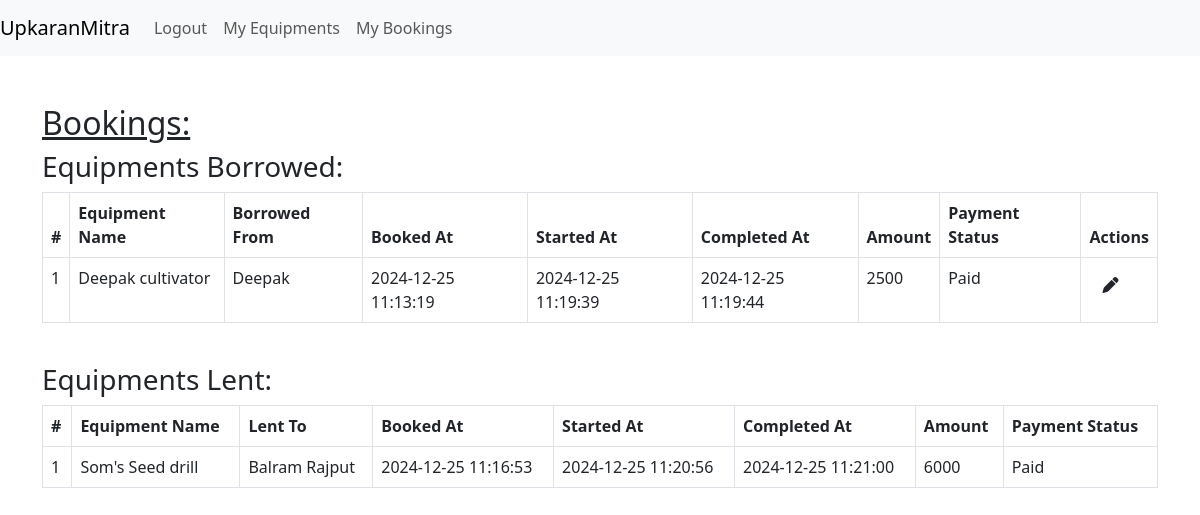
Page /myBookings (signed in) on the committed database.
### tables this page shows
CREATE TABLE `booking`(
    `id` INTEGER PRIMARY KEY AUTOINCREMENT,
    `user_id` INTEGER NOT NULL,
    `user_equipment_id` INTEGER NOT NULL,
    `booked_at` TEXT,
    `started_at` TEXT,
    `completed_at` TEXT,
    `amount` INTEGER,
    `is_payment_done` INTEGER NOT NULL CHECK (`is_payment_done` IN (0,1)),
    FOREIGN KEY (`user_id`) REFERENCES `user`(`id`)
    FOREIGN KEY (`user_equipment_id`) REFERENCES `user_equipments`(`id`)
);

CREATE TABLE `user_equipments`(
    `id` INTEGER PRIMARY KEY AUTOINCREMENT,
    `user_id` INTEGER NOT NULL,
    `name` TEXT,
    `equipment_category_id` INTEGER NOT NULL,
    `used_for` TEXT,
    `image` BLOB,
    `rate` INTEGER,
    `unit` TEXT,
    `specification` TEXT, `is_available` INTEGER NOT NULL CHECK (`is_available` IN (0,1)) DEFAULT 1,
    FOREIGN KEY (`user_id`) REFERENCES `user`(`id`),
    FOREIGN KEY (`equipment_category_id`) REFERENCES `equipment_category`(`id`)
);

CREATE TABLE `user`(
    `id` INTEGER PRIMARY KEY AUTOINCREMENT,
    `name` TEXT,
    `phone_number` TEXT NOT NULL UNIQUE,
    `email` TEXT,
    `password` TEXT NOT NULL,
    `address_id` INTEGER NOT NULL,
    FOREIGN KEY (`address_id`) REFERENCES `address`(`id`)
);

### app.py (the view)
@app.route('/myBookings', methods=['GET'])
def my_bookings():
    user_id = session['id']
    query = """
    SELECT b.id, b.booked_at, b.started_at, b.completed_at, b.amount, b.is_payment_done,
    ue.name as equipment_name, ue.user_id as borrowed_from_id, u.name as borrowed_from_name
    FROM booking b
    JOIN user_equipments ue ON b.user_equipment_id = ue.id
    JOIN user u ON ue.user_id = u.id
    WHERE b.user_id = ?
    """
    equipments_borrowed = db.execute_select_all_query(query, (user_id,))
    query = """
    SELECT b.id, b.booked_at, b.started_at, b.completed_at, b.amount, b.is_payment_done,
    ue.name as equipment_name, b.user_id as lent_to_id, u.name as lent_to_name
    FROM booking b
    JOIN user_equipments ue ON b.user_equipment_id = ue.id
    JOIN user u ON b.user_id = u.id
    WHERE ue.user_id = ?
    """
    equipments_lent = db.execute_select_all_query(query, (user_id,))
    if equipments_borrowed or equipments_lent:
        return render_template('my_booking.html', equipments_borrowed=equipments_borrowed, equipments_lent=equipments_lent)
    else:
        flash("You don't have any bookings at the moment", "success")
        return render_template('my_booking.html', equipments_borrowed=equipments_borrowed, equipments_lent=equipments_lent)

### database.py (called while the page is built)
    def connect(self):
        try:
            conn = sqlite3.connect(self.db_name)
            return conn
        except sqlite3.Error as e:
            print(f"Failed to connect to the database: {e}")
            return None

    def execute_select_all_query(self, query, params=()):
        conn = self.connect()
        conn.row_factory = sqlite3.Row  # This enables column access by name
        if conn:
            cursor = conn.cursor()
            try:
                cursor.execute(query, params)
                if cursor:
                    rows = cursor.fetchall()
                    records = [dict(row) for row in rows]  # Convert rows to dictionaries
                else:
                    records = []
            except sqlite3.Error as e:
                print(f"Failed to execute Query: {e}")
                records = []
            finally:
                if cursor:
                    cursor.close()
                if conn:
                    conn.close()
        return records

### templates/my_booking.html (shortened to what this page needs)
{% extends "base.html" %}
{% block content %}
<h2><u>Bookings:</u></h2>
<h3>Equipments Borrowed:</h3>
<table class="table table-bordered">
    <thead>
        <tr>
            <th>#</th>
            <th>Equipment Name</th>
            <th>Borrowed From</th>
            <th>Booked At</th>
            <th>Started At</th>
            <th>Completed At</th>
            <th>Amount</th>
            <th>Payment Status</th>
            <th>Actions</th>
        </tr>
    </thead>
    <tbody>
        {% if equipments_borrowed %}
            {% for booking in equipments_borrowed %}
                <tr>
                    <td>{{ loop.index }}</td>
                    <td>{{ booking.equipment_name }}</td>
                    <td>{{ booking.borrowed_from_name }}</td>
                    <td>{{ booking.booked_at }}</td>
                    <td>{{ booking.started_at }}</td>
                    <td>{{ booking.completed_at }}</td>
                    <td>{{ booking.amount }}</td>
                    <td>{{ 'Paid' if booking.is_payment_done else 'Pending' }}</td>
                    <td>
                        <button class="btn" onclick="openEditModal('{{ booking.id }}', '{{ booking.started_at is not none }}', '{{ booking.completed_at is not none }}')">
                            <i class="fas fa-pen"></i>
                        </button>
                    </td>
                </tr>
            {% endfor %}
        {% else %}
            <tr>
                <td colspan="9" class="text-center">No bookings found</td>
            </tr>
        {% endif %}
    </tbody>
</table>
<br/>
<h3>Equipments Lent:</h3>
<table class="table table-bordered">
    <thead>
        <tr>
            <th>#</th>
            <th>Equipment Name</th>
            <th>Lent To</th>
            <th>Booked At</th>
            <th>Started At</th>
            <th>Completed At</th>
            <th>Amount</th>
            <th>Payment Status</th>
        </tr>
    </thead>
    <tbody>
        {% if equipments_lent %}
            {% for booking in equipments_lent %}
                <tr>
                    <td>{{ loop.index }}</td>
                    <td>{{ booking.equipment_name }}</td>
                    <td>{{ booking.lent_to_name }}</td>
                    <td>{{ booking.booked_at }}</td>
                    <td>{{ booking.started_at }}</td>
                    <td>{{ booking.completed_at }}</td>
                    <td>{{ booking.amount }}</td>
                    <td>{{ 'Paid' if booking.is_payment_done else 'Pending' }}</td>
                </tr>
            {% endfor %}
        {% else %}
            <tr>
                <td colspan="8" class="text-center">No bookings found</td>
            </tr>
        {% endif %}
    </tbody>
</table>
{% endblock %}

### rows in the picture
booking: equipment_name "Deepak cultivator", borrowed_from_name "Deepak", booked_at "2024-12-25 11:13:19", started_at "2024-12-25 11:19:39", completed_at "2024-12-25 11:19:44", amount "2500", is_payment_done "Paid"
booking: equipment_name "Som's Seed drill", lent_to_name "Balram Rajput", booked_at "2024-12-25 11:16:53", started_at "2024-12-25 11:20:56", completed_at "2024-12-25 11:21:00", amount "6000", is_payment_done "Paid"
